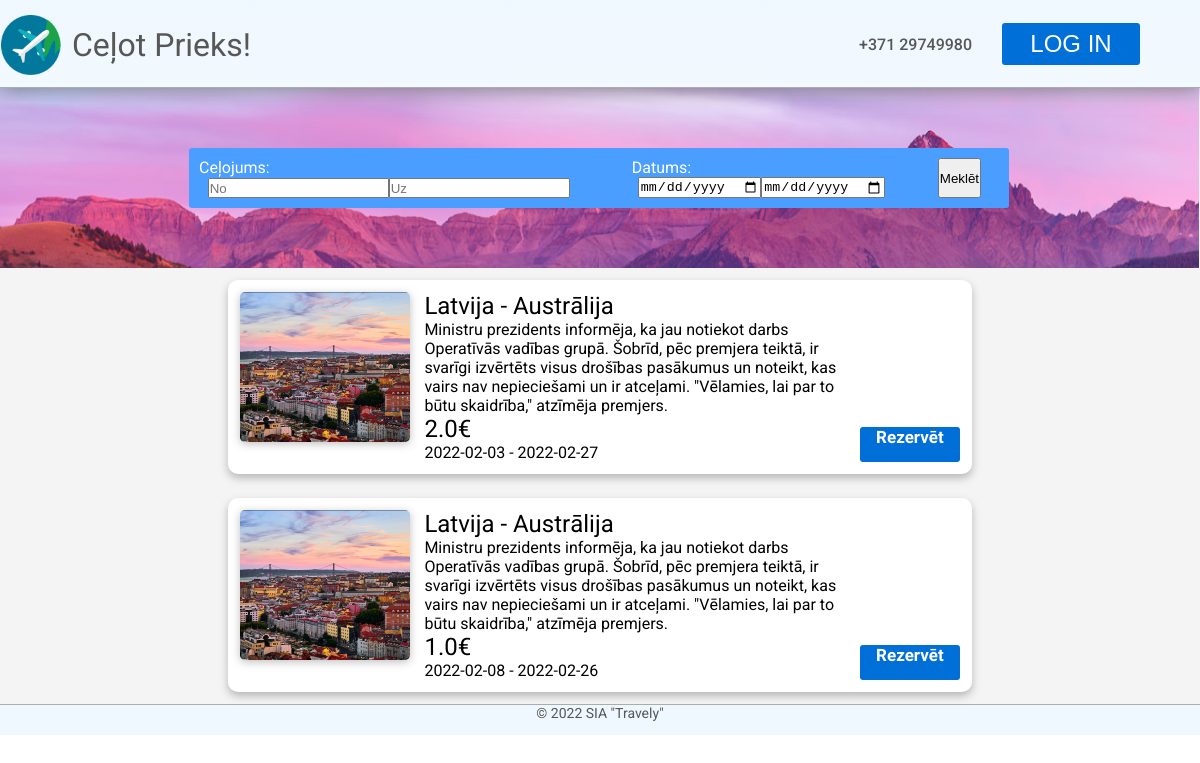
The app's page /catalogue, older data.
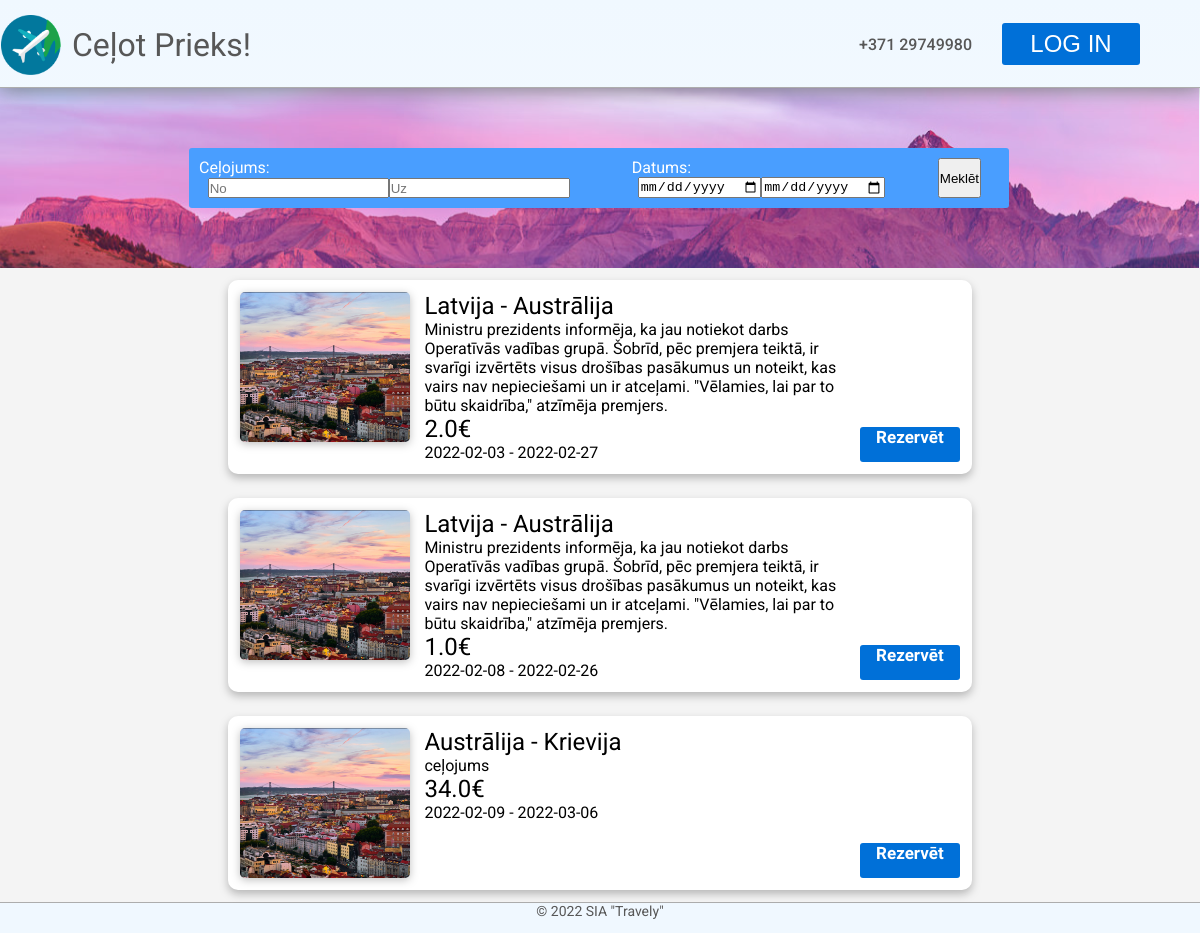
The same page, newer data.
### models.py (models this page shows, shortened)
class Trip(db.Model):
    id = db.Column(db.Integer, primary_key=True)
    agency_id = db.Column(db.Integer, db.ForeignKey("agency.id"))
    country_from = db.Column(db.Integer)
    country_to = db.Column(db.Integer)
    date_from = db.Column(db.Date)
    date_to = db.Column(db.Date)
    description = db.Column(db.String(280))
    cost = db.Column(db.Float)
    ticket_amount = db.Column(db.Integer)
    views = db.Column(db.Integer)

class Country(db.Model):
    id = db.Column(db.Integer, primary_key=True)
    country = db.Column(db.String(48), nullable=False)
    abbreviation = db.Column(db.String(2), nullable=False)

### main.py (the view)
@app.route('/catalogue')
def celojumi():
    return render_template("catalogue.html", trips = Trip.query.all(), countries = Country.query.all())

### templates/catalogue.html
{% extends "index.html" %}
{% block content %}
<div id="search-bar-back" class="one-pixel-search-back">
    <div class="catalogue-search-page">
        <div>
            <p>Ceļojums:</p>
            <div>
                <input type="text" placeholder="No">
                <input type="text" placeholder="Uz">
            </div>
        </div>
        <div>
            <p>Datums:</p>
            <div>
                <input type="date" placeholder="No">
                <input type="date" placeholder="Līdz">
            </div>
        </div>
        <button class="search-button" type="submit">Meklēt</button>
    </div>
</div>
<div id="catalogue-list">
    {% if trips %}
        {% for trip in trips %}
            <div class="catalogue-list-element">
                <img src="static/images/destinations/lisabon.png" class="catalogue-list-element-img">
                <div class="catalogue-list-element-text">
                    <h2>
                    {% for country in countries %}
                        {% if country.id == trip.country_from %}
                            {{ country.country }} -
                        {% endif %}
                        {% if country.id == trip.country_to %}
                            {{ country.country }}
                        {% endif %}
                    {% endfor %}
                    </h2>
                    <p>{{ trip.description }}</p>
                    <h2>{{ trip.cost }}€</h2>
                    <p>{{ trip.date_from }} - {{ trip.date_to }}</p>
                </div>
                <a href="/reservation/{{ trip.id }}" class="reserve-button"><span class="reserve-button-text">Rezervēt</span></a>
            </div>
        {% endfor %}
    {% endif %}
</div>
{% endblock %}

### templates/index.html (shortened to what this page needs)
<!DOCTYPE html>
<html lang="en">
<head>
    <link rel="stylesheet" href="/static/css/stylesheet.css">
</head>
<body>
    <div id="body-wrap">
        <header id="header-main">
            <a href="/"><img id="logo" src="/static/images/png.png" width="60" height="60" /></a>
            <h1 id="title">Ceļot Prieks!</h1></a>
            <h1 id="number">+371 29749980</h1>
            <button id="login"><span class="button-text">LOG IN</span></button>
        </header>
        {% block content %}{% endblock %}
        <footer>
            <span>© 2022 SIA "Travely"</span>
        </footer>
    </div>
</body>
</html>

### static/css/stylesheet.css (style rules this page uses)
* { margin:0; padding:0; }
body { font-family: 'Roboto', sans-serif; color:#575757; }
a { color: inherit; text-decoration: inherit; }
h1 { font-weight: 500; }
h2 { font-weight: 400; }
p { font-weight: 00; }
#logo { margin-top: 15px; margin-left: 1%; }
#title { margin-left: 1%; vertical-align: text-bottom; font-weight: normal; font-size: 32px; line-height: 90px; }
header { position: relative; display:flex; width: 100%; height: 75px; border-bottom: 1px solid #ADADAD; justify-content: center; box-shadow: 1px 1px 20px rgb(124, 124, 124); padding-bottom: 1%; }
#number { line-height: 90px; text-align:right; margin-left:auto; margin-right: 30px; font-size: 16px; }
#login { margin-top: 23px; height:42px; width:138px; margin-right:5%; border-radius: 3px; border:none; color: white; background-color: #0070D8; cursor: pointer; }
.button-text { line-height: 42px; font-weight: normal !important; font-size: 24px !important; color: inherit !important; }
a:visited, a:link { text-decoration: none; font-family: Thasadith; font-weight: bold; color: #3175c2; font-size: 15px; }
body { background-image: linear-gradient(aliceblue, white); background-repeat: no-repeat; }
#body-wrap { margin-left: auto; margin-right: auto; background-image: linear-gradient(aliceblue, white); background-repeat: no-repeat; max-width: 1919px; }
.catalogue-search-page { display: flex; background-color: rgb(73, 158, 255); width: 800px; margin-left: auto; margin-right: auto; padding: 10px; border-radius: 3px; }
.catalogue-search-page > div { display: flex; justify-content: start; flex-wrap: wrap; }
.catalogue-search-page > div > p { color: white; }
.catalogue-search-page > div > div { display: flex; flex-direction: row; margin-left: 2%; }
#search-bar-back { background-image: url(../images/search_bar_back_main.png); background-repeat: no-repeat; width: 100%; z-index: -4; padding-top: 5%; padding-bottom: 5%; text-align: center; }
.one-pixel-search-back { margin-left: -1px }
footer { height: 30px; text-align: center; border-top: 1px solid #ADADAD; font-size: 14px; background-color:aliceblue; margin-top:auto; }
#catalogue-list { background-color: #F4F4F4; max-width: 100%; width: 100%; display: flex; flex-direction: column; }
.catalogue-list-element { background-color: white; color:black; display: flex; flex-wrap: nowrap; flex-direction: row; padding: 1%; border-radius: 10px; gap: 2%; margin: 1%; width: 60%; filter: drop-shadow(0px 4px 4px rgba(0, 0, 0, 0.25)); margin-left: auto; margin-right: auto; }
.catalogue-list-element-img { width: 170px; height: 150px; filter: drop-shadow(0px 2px 4px rgba(0, 0, 0, 0.25)); border-radius: 5px; }
.catalogue-list-element-text { width: 70%; }
.reserve-button { color:white; text-decoration: none; text-align: center; height: 35px; width: 120px; border-radius: 3px; font-size: 17px; border:none; background-color: #0070D8; margin-top: auto; margin-left: auto; }
.reserve-button-text { color:white; text-align: center; margin-top: 53px; font-size: 17px; }

Row changes from the older to the newer data that the page shows:
added Trip: description "ceļojums", cost "34.0", date_from "2022-02-09", date_to "2022-03-06", Country (country "Austrālija")
now on this page (row unchanged): Country: country "Krievija", shown under "ceļojums"
